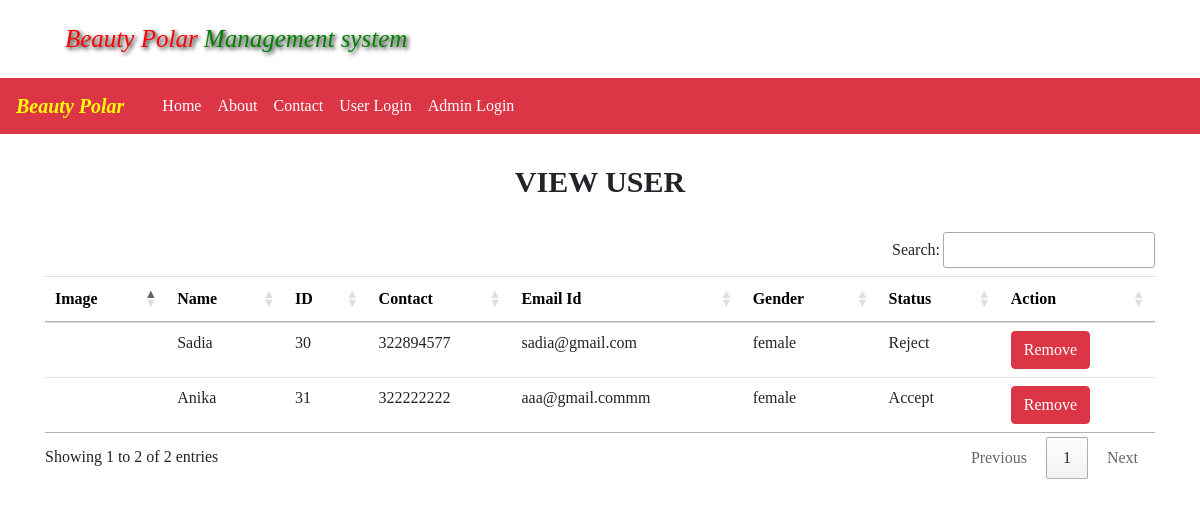
Page /UserList (signed in) on the earlier database version.
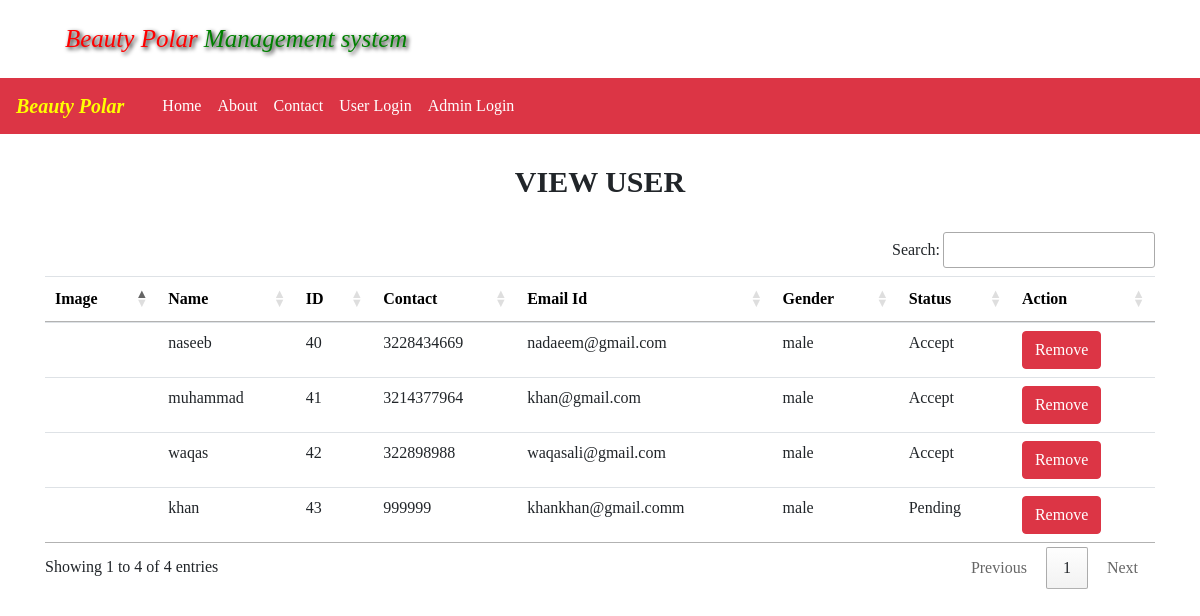
Same page on the later database version.
### polar/models.py (models this page shows)
class registration(models.Model):
    user = models.ForeignKey(User, on_delete= models.CASCADE, null=True)
    status = models.ForeignKey(User_status, on_delete=models.CASCADE, null= True)
    name = models.CharField(max_length=50, null=True)
    last = models.CharField(max_length=10, null=True)
    contact = models.IntegerField(null=True)
    gender = models.CharField(max_length=100, null=True)
    email = models.CharField(max_length=100, null=True)
    password = models.CharField(max_length=100, null=True)
    image = models.FileField(null=True)
    def __str__(self):
        return self.email

class User_status(models.Model):
    status = models.CharField(max_length=100, null=True)
    def __str__(self):
        return self.status

### polar/views.py (the view)
# urls.py: path("UserList", views.View_user, name="View_user"),
def View_user(request):
    if not request.user.is_authenticated:
        return redirect('loginUser')
    pro = registration.objects.all()
    print(pro)                 # Admin site Function view All user
    messge = {'user' : pro}
    return render(request, 'all_user.html', messge)

### templates/all_user.html (shortened to what this page needs)
{%include 'navbar.html'%}
<!DOCTYPE html>
<html>
<head>
</head>
<body>
     <div class="container " style="margin-top: 30px;">
    <h2 class="text-center " style="text-transform: uppercase; font-size: 30px; font-weight: bold;"> View User </h2>
    <br>
<table class="table"  id="example" >
  <thead style="color: black">
    <tr>
      <th scope="col">Image</th>
      <th scope="col">Name</th>
      <th scope="col">ID</th>
      <th scope="col">Contact</th>
      <th scope="col">Email Id</th>
      <th scope="col">Gender</th>
      <th scope="col">Status</th>
      <th scope="col">Action</th>
    </tr>
  </thead>
  <tbody>
    {% for views in user %}
    <tr>
      <th scope="row">{{views.image}}</th>
      <td>{{views.name}}</td>
      <td>{{views.id}}</td>
      <td>{{views.contact}}</td>
      <td>{{views.email}}</td>
      <td>{{views.gender}}</td>
      <td>{{views.status}}</td>
      <td><a href="{%url 'remove_allUser' views.id %}" onclick="return confirm(' Are You Sure? You want to Remove this Record from DataBase')" class="btn btn-danger">Remove</a></td>
    </tr>
    {%endfor%}
  </tbody>
</table>
  </div>
</body>
</html>

Differences in the rows shown:
removed registration: name "Sadia", id "30", contact "322894577", email "sadia@gmail.com", gender "female", status "Reject"
removed registration: name "Anika", id "31", contact "322222222", email "aaa@gmail.commm", gender "female", status "Accept"
added registration: name "naseeb", id "40", contact "3228434669", email "nadaeem@gmail.com", gender "male", status "Accept"
added registration: name "muhammad", id "41", contact "3214377964", email "khan@gmail.com", gender "male", status "Accept"
added registration: name "waqas", id "42", contact "322898988", email "waqasali@gmail.com", gender "male", status "Accept"
added registration: name "khan", id "43", contact "999999", email "khankhan@gmail.comm", gender "male", status "Pending"
Other differences:
text written by a page script: "Search: Showing 1 to 2 of 2 entries Previous 1 Next" → "Search: Showing 1 to 4 of 4 entries Previous 1 Next"
